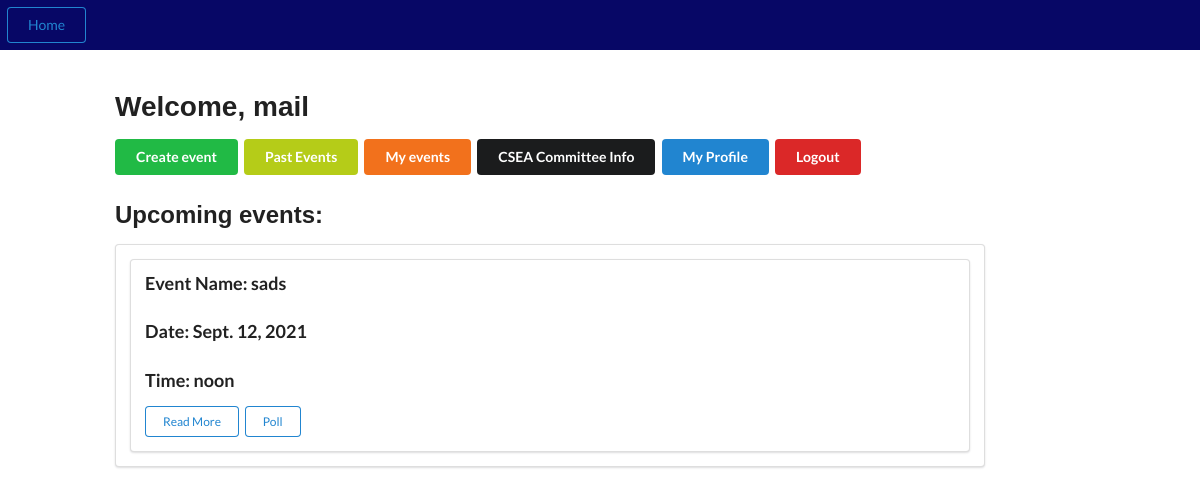
Page /home/ (signed in) on the committed database.
### events/models.py (models this page shows, shortened)
class Event(models.Model):
    name = models.CharField(max_length=300)
    event_id = models.UUIDField(primary_key=True, default=uuid.uuid4, help_text='Unique ID for this particular event', blank=True)
    fee = models.PositiveIntegerField()
    capacity  = models.PositiveIntegerField()
    target_audience = models.CharField(max_length=300)
    date = models.DateField(null = False, blank = False)
    time = models.TimeField(auto_now=False, auto_now_add=False, blank=True, null=True)
    summary = models.TextField(blank=True, null=True)
    faq = models.TextField(blank=True, null=True)
    tags = models.CharField(max_length=300, help_text=' (Press Ctrl to select multiple)')
    organisors = models.CharField(max_length=300)
    contact_info = models.CharField(max_length=300)
    venue = models.CharField(max_length=50, choices=(('L1','Lecture Hall 1'),('L2','Lecture Hall 2'),('L1','Lecture Hall 3'),('L1','Lecture Hall 4'),('Audi','Auditorium')),default='Audi')
    invitees_btech = models.ManyToManyField(Btech, help_text=' (Press Ctrl to select multiple)', blank=True)
    invitees_mtech = models.ManyToManyField(Mtech, help_text=' (Press Ctrl to select multiple)', blank=True)
    invitees_phd = models.ManyToManyField(PhD, blank=True)
    comment_for_admin = models.CharField(max_length=300)
    approval = models.CharField(max_length=50, choices = (('Appr','Approved'),('Pend','Pending'),('Decl','Declined')), default='Pend')
    requestor = models.CharField(max_length=100, blank=True)
    curr_audience = models.IntegerField(blank=True, null=True)
    image_string = models.TextField(blank=True, default= "None")
    faq_question_1 = models.CharField(max_length=500,blank=True)
    faq_question_2 = models.CharField(max_length=500,blank=True)
    faq_question_3 = models.CharField(max_length=500,blank=True)
    faq_question_4 = models.CharField(max_length=500,blank=True)
    faq_question_5 = models.CharField(max_length=500,blank=True)
    faq_answer_1 = models.CharField(max_length=500,blank=True)
    faq_answer_2 = models.CharField(max_length=500,blank=True)
    faq_answer_3 = models.CharField(max_length=500,blank=True)
    faq_answer_4 = models.CharField(max_length=500,blank=True)
    faq_answer_5 = models.CharField(max_length=500,blank=True)

### events/views.py (the view)
# urls.py: path('home/',views.home_page, name='home_page'),
@login_required(login_url='loginPage')
def home_page(request):
    events=Event.objects.filter(date__gte=date.today()).order_by('-date')
    return render(request, 'home.html', {'display_id':str(request.user), 'events':events})

### templates/home.html (shortened to what this page needs)
{%extends 'base.html'%}
{% block content%}
    <div class='col-sm-1'></div>
    <div class='col-md-9 '>
        <div style='padding-top:15px'></div>
            <h1 style='font-family: Arial, Helvetica, sans-serif'> Welcome, {{display_id}}</h1>
            <a href='{% url "create_event" %}' class='ui positive button'>Create event </a>
            <a href='{% url "past" %}' class='ui olive button'>Past Events</a>
            <a href='{% url "my_events" %}' class='ui  orange button '>My events</a>
            <a href='#' class='ui yellow secondary   button'>CSEA Committee Info</a>
            <a href='{% url "profile" %}' class='ui primary button'>My Profile</a>
            <a href='{% url "logout" %}' class='ui negative button'>Logout</a>
            <h2 style='font-family: Arial, Helvetica, sans-serif'>Upcoming events: </h2>
            <div class='ui segment'>
                {% for i in events%}
                <div class='ui segment'>
                    <h3 class='ui header'>Event Name: {{ i.name}}</h3>
                    <h3 class='ui header'>Date: {{ i.date}}</h3>
                    <h3 class='ui header'>Time: {{i.time}}</h3>
                    <a href="{% url 'polling' i.event_id %}"class='ui tiny primary basic button'>Read More</a>
                    <a href="{% url 'poll_count' i.event_id %}" class='ui tiny primary basic button'>Poll</a>
                </div>
                {% endfor%}
            </div>
    </div>
{%endblock%}

### templates/base.html (style rules this page uses)
a { color: goldenrod; font-size: 1.5em; text-decoration:none; font-family: Arial }

### rows in the picture
Event: name "sads", date "Sept. 12, 2021", time "noon"

### other values in the picture
{{ display_id }} "mail"
